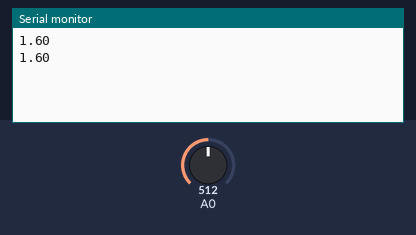
Bench run of a sketch on a simulated Arduino Uno, built with avr-gcc and run on an emulated ATmega328P. Shown: the last lines printed to the serial monitor. The test bench sets the inputs (shaded band); at power-on: A0 = 512.

Above: at 10.8 s.
10.9 s: A0 set to 716
At 16.2 s:
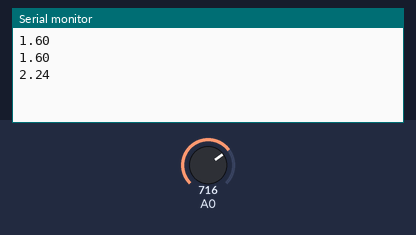
18.4 s: A0 set to 900
At 21.3 s:
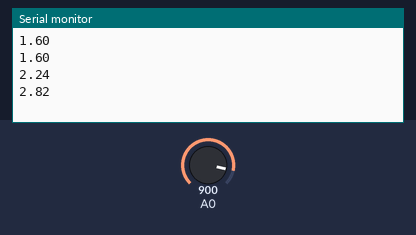
Timing chart, 0 to 22.8 s (numbered marks = the images above; inputs shaded):
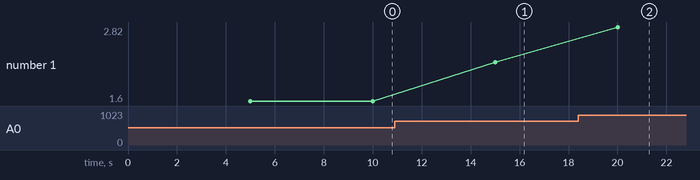

The sketch:

WeMos_D1_mini_airquality.ino
```cpp
/*
AirQuality Demo V1.0.
connect to A1 to start testing. it will needs about 20s to start
* By: http://www.seeedstudio.com
*/
//#include "AirQuality.h"
#include "Arduino.h"
//AirQuality airqualitysensor;
int current_quality =-1;
int publishInterval = 5000; // 30 seconds
long lastPublishMillis = 0;
void setup()
{
    Serial.begin(115200);
}
void loop()
{
   if (millis() - lastPublishMillis > publishInterval) {
      // read the input on analog pin 0:
      int sensorValue = analogRead(A0);
      // Convert the analog reading (which goes from 0 - 1023) to a voltage (0 - 3.2V):
      float voltage = sensorValue * (3.2 / 1023.0);
      // print out the value you read:
      Serial.println(voltage);
     lastPublishMillis = millis();
 }
    }
```

Measured:
- after the input at 10.9 s, the serial monitor: prints a new line after 4.1 s (image 1)
- after the input at 18.4 s, the serial monitor: prints a new line after 1.6 s (image 2)
- plotted number 1: 1.6 → 2.24 after the input at 10.9 s, 2.24 → 2.82 after the input at 18.4 s
